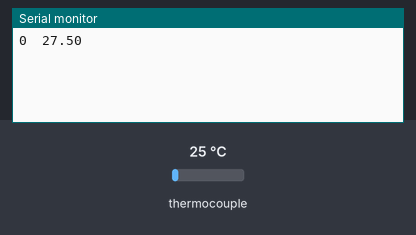
Bench run of a sketch on a simulated Arduino Uno, built with avr-gcc and run on an emulated ATmega328P. Parts: the last lines printed to the serial monitor. The test bench sets the inputs (shaded band); at power-on: thermocouple 25 °C.

Above: at 1.3 s.
1.4 s: thermocouple set to 6 °C
At 1.8 s:
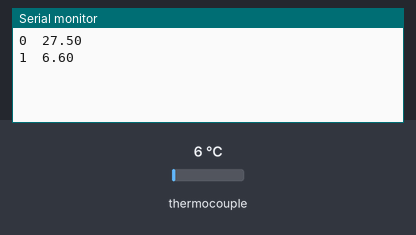
2.9 s: thermocouple set to 75 °C
At 3.9 s:
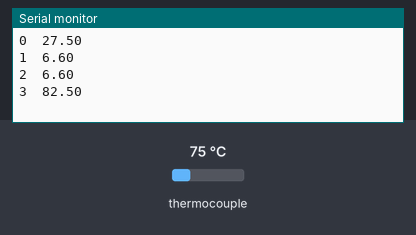
Timing chart, 0 to 5.9 s (numbered marks = the images above; inputs shaded):
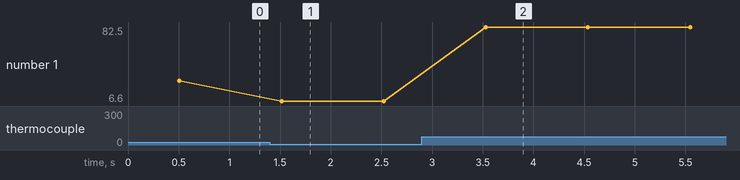

Measured:
- after the input at 1.4 s, the serial monitor: prints a new line after 0.11 s (image 1)
- after the input at 2.9 s, the serial monitor: prints a new line after 0.63 s (image 2)
- plotted number 1: 27.5 → 6.6 after the input at 1.4 s, 6.6 → 82.5 after the input at 2.9 s

The sketch:

Thermocouple.ino
```cpp
// Этот пример является общедоступным.               // www.ladyada.net/learn/sensors/thermocouple
                                                     // Переведено www.iarduino.ru
#include      <max6675.h>                            // Подключаем библиотеку max6675 для работы с датчиком температуры
const uint8_t thermoDO  = 4;                         // Определяем константу с указанием № вывода Arduino к которому подключён вывод DO  ( SO, MISO ) модуля на чипе MAX6675
const uint8_t thermoCS  = 5;                         // Определяем константу с указанием № вывода Arduino к которому подключён вывод CS  ( SS )       модуля на чипе MAX6675
const uint8_t thermoCLK = 6;                         // Определяем константу с указанием № вывода Arduino к которому подключён вывод CLK ( SCK )      модуля на чипе MAX6675
MAX6675       thermo(thermoCLK, thermoCS, thermoDO); // Объявляем объект thermo для работы с функциями и методами библиотеки MAX6675, указывая выводы ( CLK , CS , DO )
                                                     //
void setup(){                                        //
    Serial.begin(250000);                              // Инициируем передачу данных в монитор последовательного порта на скорости 9600 бит/сек
    delay(500);
    for (int i=0; i <= 1200; i++){// продолжительность 20 минут
     float m1=0;
     for (int j=0; j <= 10; j++){
     float t1=thermo.readCelsius();
     m1 += t1;
     }
     float t1 = m1/10; // усреднение по 10 отсчётам
    Serial.print (i);
    Serial.print ("\t");
    Serial.println(t1);    // Выводим температуру в °C
    delay(1000);
    }
}                                                    //

void loop(){                                         //
  }                                                    //
```
